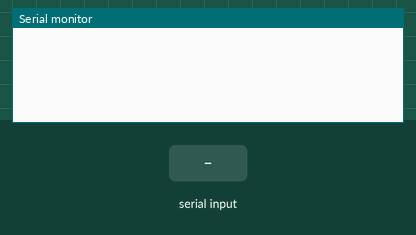
A sketch run on a simulated Arduino Uno, built with avr-gcc and run on an emulated ATmega328P. Shown: the last lines printed to the serial monitor. The test bench sets the inputs (shaded band).

Above: at 1.2 s.
1.3 s: "90,45\n" received over Serial
At 2.5 s:
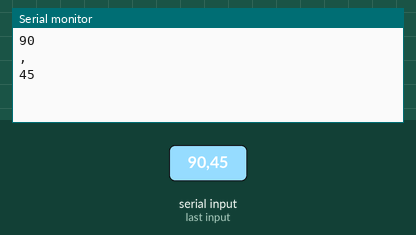
2.8 s: "30,150\n" received over Serial
At 3.8 s:
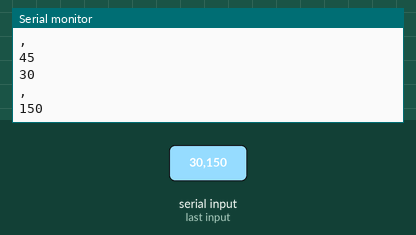
Timing chart, 0 to 5.8 s (numbered marks = the images above; inputs shaded):
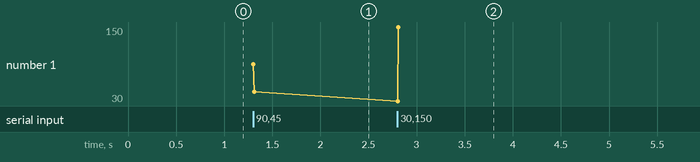

The sketch:

parse_int.ino
```cpp
void setup() {
  Serial.begin(9600);
  digitalWrite(13, HIGH);
}

void loop() {
  if ( Serial.available() > 0 ) {
    int n = Serial.parseInt();
    Serial.println(n);

    while ( Serial.available() ) {
      char x = Serial.read();
      Serial.println(x);
    }
  }
}

//while ( Serial.available() ) : works too
//int : 2 bytes : 0 to 32767 and -32768 to 0
```

Measured:
- after the input at 1.3 s, the serial monitor: prints a new line at once (image 1)
- after the input at 2.8 s, the serial monitor: prints a new line at once (image 2)
- plotted number 1: 45 → 150 after the input at 2.8 s
